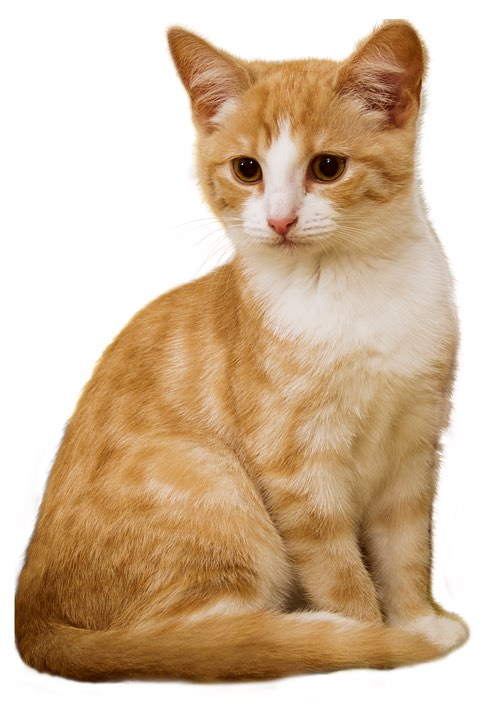
//> input picture 第一部分-快速上手OpenCV/chapter01-邂逅OpenCV/cat.jpg, 498 x 720 px
$ ./ImageMomentsExample   (built with g++ and OpenCV 4)
//> lines starting //> are read from the running program, lines starting //| are printed output that depends on the picture; after the words box and inside, x2 and y2 are one past the last pixel; in counts of white or black regions, pixels touching at a corner belong together
#include <iostream>
#include <vector>
#include <opencv2/opencv.hpp>
#include <opencv2/highgui/highgui.hpp>
#include <opencv2/imgproc/imgproc.hpp>
#include <memory>

using namespace std;
using namespace cv;

#define WINDOW_NAME1 "[原始图窗口]"
#define WINDOW_NAME2 "[效果图窗口]"

// 描述: 全局变量的声明
Mat g_srcImage;
Mat g_grayImage;
int g_nThresh = 100;
int g_maxThresh = 255;
RNG g_rng(12345);
Mat g_cannyMat_output;
vector<vector<Point> > g_vContours;
vector<Vec4i> g_vHierarchy;

// 描述: 全局函数的声明
void on_ThreshChange(int, void*);

int main(int argc, char** argv) {

    g_srcImage = imread("cat.jpg", 1);
//> g_srcImage is the input picture: 720 rows x 498 cols, CV_8UC3; mean B, G, R 162.6, 189.2, 213.4
    cvtColor(g_srcImage, g_grayImage, COLOR_BGR2GRAY);
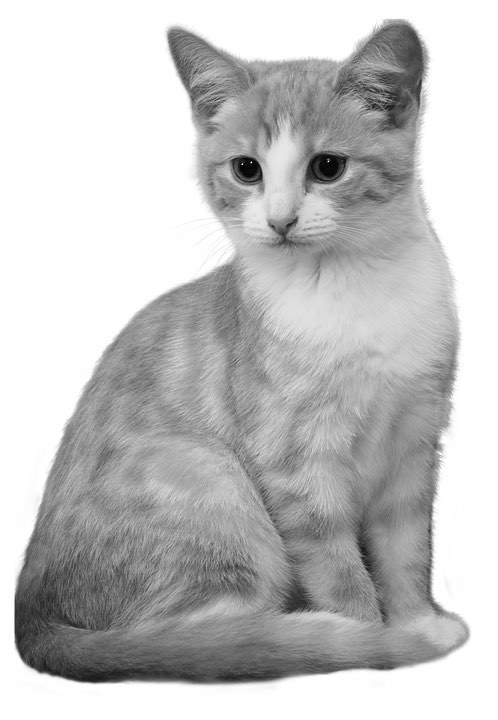
//> g_grayImage: 720 rows x 498 cols, CV_8UC1; min 2, max 255, mean 193.4
    blur(g_grayImage, g_grayImage, Size(3, 3));

    // 创建原图窗口并显示
    namedWindow(WINDOW_NAME1, WINDOW_AUTOSIZE);
    imshow(WINDOW_NAME1, g_srcImage);

    // 创建滚动条
    createTrackbar("阈值:", WINDOW_NAME1, &g_nThresh, g_maxThresh, on_ThreshChange);
    on_ThreshChange(0, 0); // 调用一次进行初始化

    waitKey(0);

    return 0;

}

void on_ThreshChange(int, void*) {

    // 使用Canny边缘检测
    // cout << "Hello world" << g_nThresh << endl;
    Canny(g_grayImage, g_cannyMat_output, g_nThresh, g_nThresh*2, 3);
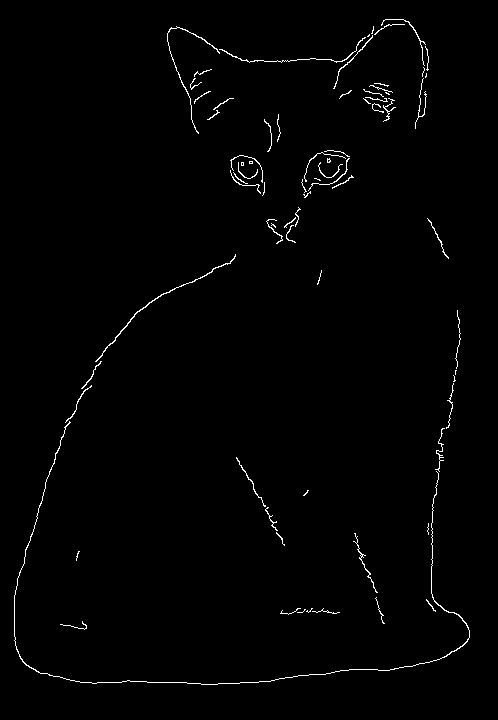
//> g_cannyMat_output: 720 rows x 498 cols, CV_8UC1; 1.1% white in thin lines or dots, all inside (x1, y1, x2, y2) = (14, 19, 470, 685)
    // imshow(WINDOW_NAME2, g_cannyMat_output);

    // 找到轮廓
    findContours(g_cannyMat_output, g_vContours, g_vHierarchy, RETR_TREE, CHAIN_APPROX_SIMPLE, Point(0, 0));
//> g_vContours = 79 contours, 72 with area under 20; largest, box (x1, y1, x2, y2) and area: (14, 421, 470, 685) 87, (95, 254, 236, 362) 87, (167, 26, 220, 134) 38, (219, 37, 366, 63) 32, (333, 35, 373, 89) 27, (353, 533, 378, 593) 26, (236, 457, 266, 507) 20; g_vHierarchy = 79 items, first 8: [1, -1, -1, -1], [2, 0, -1, -1], [4, 1, 3, -1], [-1, -1, -1, 2], [5, 2, -1, -1], [6, 4, -1, -1], [7, 5, -1, -1], [8, 6, -1, -1]

    // 计算矩
    // cout << g_vContours[0] << endl;
    vector<Moments> mu(g_vContours.size());
//> mu = 79 items
    for (unsigned int i=0; i < g_vContours.size(); i++) {
        mu[i] = moments(g_vContours[i], false);
    }
//> this loop made 79 passes

    // 计算中心矩
    vector<Point2f> mc(g_vContours.size());
    for (unsigned int i=0; i < g_vContours.size(); i++) {
        mc[i] = Point2f(static_cast<float>(mu[i].m10/mu[i].m00), static_cast<float>(mu[i].m01/mu[i].m00));
    }
//> after the loop, mc = 79 Points (x, y), first 12: [84.24, 624.5], [304.3, 609.3], [328, 611.4], [327, 611], [309.2, 609.9], [290.5, 610.3], [430.1, 604.6], [381.4, 615.7], [77.33, 553.9], [364.9, 565.3], [361, 555], [279.6, 536.6]

    // 绘制轮廓
    Mat drawing = Mat::zeros(g_cannyMat_output.size(), CV_8UC3);
    for (unsigned int i=0; i < g_vContours.size(); i++) {
        Scalar color = Scalar(g_rng.uniform(0, 255), g_rng.uniform(0, 255), g_rng.uniform(0, 255));
        drawContours(drawing, g_vContours, i, color, 2, 8, g_vHierarchy, 0, Point()); // 绘制外层和内层轮廓
        circle(drawing, mc[i], 4, color, -1, 8, 0); // 绘制圆
    }
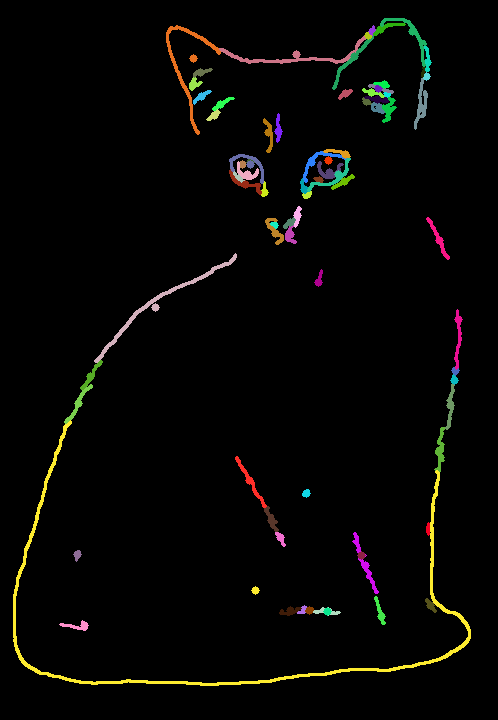
//> drawing: 720 rows x 498 cols, CV_8UC3; mean B, G, R 3.9, 6, 6.4

    // 显示到窗口
    namedWindow(WINDOW_NAME2, WINDOW_AUTOSIZE);
    imshow(WINDOW_NAME2, drawing);
    ;
    // 通过m00计算轮廓面积并且和OpenCV函数比较
    printf("\t输出内容: 面积和轮廓长度\n");
    for (unsigned int i=0; i < g_vContours.size(); i++) {
        printf(">通过m00计算出轮廓[%u]的面积: (M_00) = %.2f \n OpenCV函数计算出的面积=%.2f, 长度: %.2f \n\n", i, mu[i].m00, contourArea(g_vContours[i]), arcLength(g_vContours[i], true));
        Scalar color = Scalar(g_rng.uniform(0, 255), g_rng.uniform(0, 255), g_rng.uniform(0, 255));
        drawContours(drawing, g_vContours, i, color, 2, 8, g_vHierarchy, 0, Point());
        circle(drawing, mc[i], 4, color, -1, 8, 0);
    }
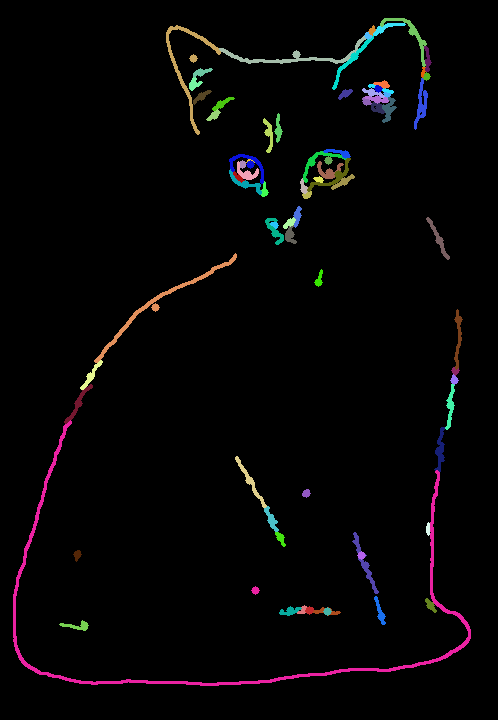
//> drawing: 720 rows x 498 cols, CV_8UC3; 3.87% of pixels changed, all inside (x1, y1, x2, y2) = (13, 18, 471, 686)

}
